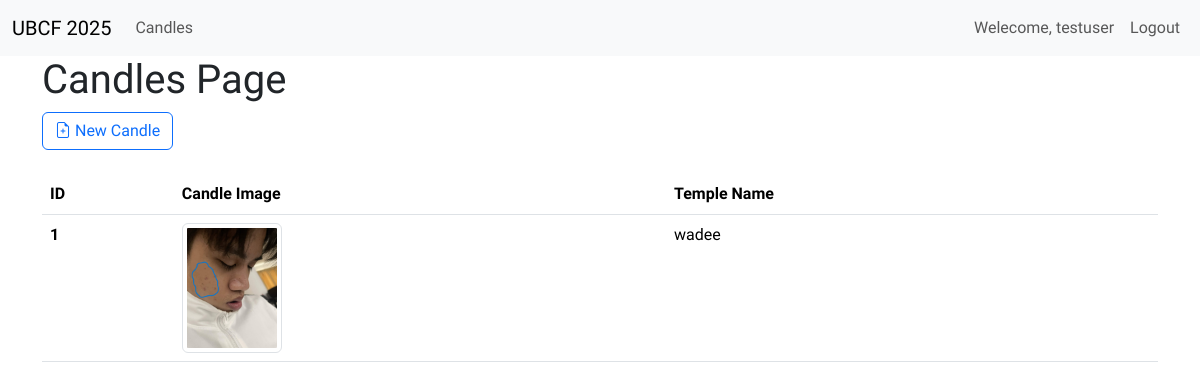
The page /candles/candles (signed in) on the database its author committed.
### ubcf/models.py (models this page shows, shortened)
class User(db.Model, UserMixin):
  id: Mapped[int] = mapped_column(Integer, primary_key=True)
  username: Mapped[str] = mapped_column(String(25), unique=True, nullable=False)
  email: Mapped[str] = mapped_column(String(50), unique=True, nullable=False)
  password: Mapped[str] = mapped_column(String(100), nullable=False)
  role_id: Mapped[int] = mapped_column(Integer, ForeignKey(Role.id), default=2)
  candles: Mapped[List['Candle']] = relationship(back_populates='user')
  role: Mapped[Role] = relationship(back_populates='users')

class Candle(db.Model):
  id: Mapped[int] = mapped_column(Integer, primary_key=True)
  name: Mapped[str] = mapped_column(String(100), nullable=False)
  temple_id: Mapped[int] = mapped_column(Integer, ForeignKey(Temple.id))
  user_id: Mapped[int] = mapped_column(Integer, ForeignKey(User.id))
  user: Mapped[User] = relationship(back_populates='candles')
  temple: Mapped[Temple] = relationship(back_populates='candles')

class Temple(db.Model):
  id: Mapped[int] = mapped_column(Integer, primary_key=True)
  name: Mapped[str] = mapped_column(String(100), nullable=False)
  description: Mapped[str] = mapped_column(Text, name=False)
  candles: Mapped[List['Candle']] = relationship(back_populates='temple')

### ubcf/routes.py (the view)
@app.route('/candles/candles', methods=['GET', 'POST'])
@login_required
def candles():
  candles = db.session.scalars(db.select(Candle)).all()
  return render_template('candles/candles.html', title='Candles Page', candles=candles)

### ubcf/models.py (called while the page is built)
@login_manager.user_loader
def load_user(user_id):
  return db.session.get(User, int(user_id))

### ubcf/templates/candles/candles.html (shortened to what this page needs)
{% extends 'layout.html' %}
{% block content %}
  <div class="container">
    <h1>{{title}}</h1>
    <a href="{{url_for('new_candle')}}" class="btn btn-outline-primary"><i class="bi bi-file-earmark-plus"></i> New Candle</a>
    <br>
    <br>
    <table class="table">
      <thead>
        <tr>
          <th scope="col">ID</th>
          <th scope="col">Candle Image</th>
          <th scope="col">Temple Name</th>
        </tr>
      </thead>
      <tbody>
        {% for candle in candles %}
          <tr>
            <th scope="row">{{loop.index}}</th>
            <td>
              <img class="img-thumbnail" width="100" src="{{url_for('static', filename='images/'+candle.name)}}" alt="">
              </td>
            <td>
              {{candle.temple.name}}
            </td>
          </tr>
        {% endfor %}
      </tbody>
    </table>
  </div>
{% endblock %}

### ubcf/templates/navbar.html (shortened to what this page needs)
<nav class="navbar navbar-expand-lg navbar-light bg-light">
  <div class="container-fluid">
    <a class="navbar-brand" href="{{url_for('index')}}">UBCF 2025</a>
    <div class="collapse navbar-collapse" id="navbarNavDropdown">
      <ul class="navbar-nav me-auto">
        {% if current_user.role_id==2 %}
            <li class="nav-item">
              <a class="nav-link" href="{{url_for('candles')}}">Candles</a>
            </li>
        {% endif %}
      </ul>
      <ul class="navbar-nav">
        {% if current_user.is_authenticated %}
            <li class="nav-item">
              <a class="nav-link" href="#">Welecome, {{current_user.username}}</a>
            </li>
            <li class="nav-item">
              <a class="nav-link" href="{{url_for('logout')}}">Logout</a>
            </li>
        {% endif %}
      </ul>
    </div>
  </div>
</nav>

### ubcf/static/css/styles.css (style rules this page uses)
* { font-family: 'Itim', cursive; }

### rows shown on the page
User: username "testuser"
Candle: name (picture), temple.name "wadee"

### other values the page prints
{{ title }} "Candles Page"
